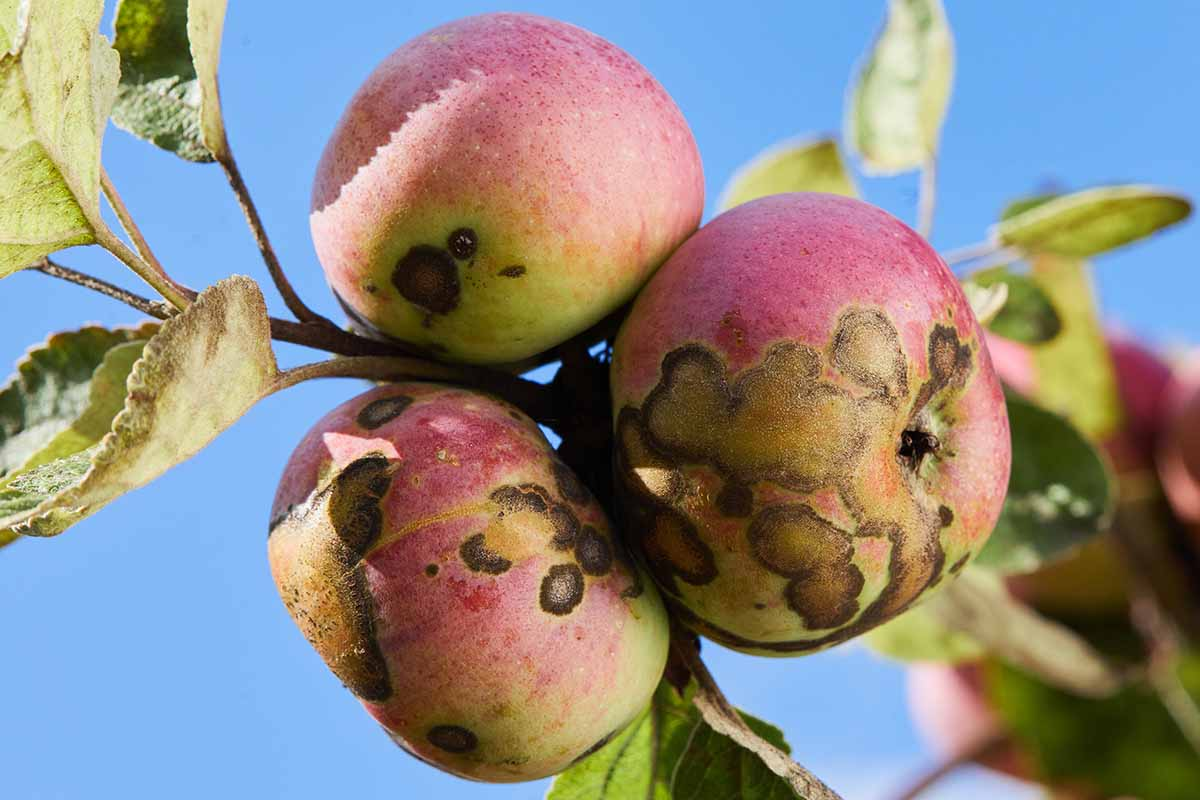
#> input picture frontend/assets/apple_scab.jpg, 1200 x 800 px
$ python -i scene_classification.py   (imports and definitions only)
#> lines starting #> are read from the running program, lines starting #| are printed output that depends on the picture
import numpy as np
from PIL import Image
import io

class SceneClassifier:
    """
    A simple classifier to detect if an image contains agricultural content (plants/farmland)
    or non-agricultural content (buildings, urban scenes, etc.)

    This uses color analysis and simple heuristics as a fallback when ML models are not available.
    """

    def __init__(self):
        self.initialized = True

    def classify_scene(self, image_path_or_bytes):
        """
        Classify whether the image shows agricultural content or non-agricultural content

        Args:
            image_path_or_bytes: Path to image file or bytes of the image

        Returns:
            dict: Classification result with type and confidence
        """
#> called with image_path_or_bytes = '../frontend/assets/apple_scab.jpg'
        try:
            # Load the image
            if isinstance(image_path_or_bytes, str):
                # Handle path string
                image = Image.open(image_path_or_bytes).convert("RGB")
#> image is the input picture: PIL image 1200x800 RGB; mean R, G, B 140.1, 137.1, 134.1
            elif hasattr(image_path_or_bytes, 'read'):
                # Handle BytesIO or file-like object
                image = Image.open(image_path_or_bytes).convert("RGB")
            else:
                # Handle raw bytes
                image = Image.open(io.BytesIO(image_path_or_bytes)).convert("RGB")

            # Resize image for faster processing
            img_small = image.resize((100, 100))
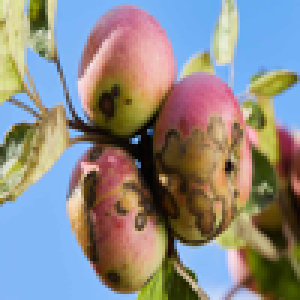
#> img_small: PIL image 100x100 RGB (shown 3 times larger); mean R, G, B 140.1, 137.1, 134.1
            img_array = np.array(img_small)

            # Extract color features
            # Calculate average RGB values
            avg_r = np.mean(img_array[:,:,0])
#> avg_r = 140.1
            avg_g = np.mean(img_array[:,:,1])
#> avg_g = 137.1
            avg_b = np.mean(img_array[:,:,2])
#> avg_b = 134.1

            # Calculate green dominance (key indicator for plants)
            green_ratio = avg_g / (avg_r + avg_b + 1e-5)
#> green_ratio = 0.5

            # Calculate color variance (buildings often have lower variance)
            color_variance = np.std(img_array)
#> color_variance = 68.86

            # Calculate edge density (buildings have more straight edges)
            edge_density = self._calculate_edge_density(img_array)
#> in _calculate_edge_density, `hor_gradient = np.abs(img_array[:, 1:, :] - img_array[:, :-1, :]).mean()`: hor_gradient = 99.51
#> in _calculate_edge_density, `ver_gradient = np.abs(img_array[1:, :, :] - img_array[:-1, :, :]).mean()`: ver_gradient = 107
#> in _calculate_edge_density, `edge_score = (hor_gradient + ver_gradient) / 2`: edge_score = 103.2
#> edge_density = 1

            # Determine scene type based on features
            is_agricultural = self._is_agricultural(green_ratio, color_variance, edge_density)
#> is_agricultural = False

            # Calculate confidence score
            if is_agricultural:
                confidence = min(90, 50 + (green_ratio * 20) + (color_variance / 30))
            else:
                confidence = min(90, 50 + (1/green_ratio * 10) + (edge_density * 40))
#> confidence = 90

            # Return classification result
            return {
                "scene_type": "agricultural" if is_agricultural else "non_agricultural",
                "confidence": float(confidence),
                "details": {
                    "green_ratio": float(green_ratio),
                    "color_variance": float(color_variance),
                    "edge_density": float(edge_density)
                }
            }

        except Exception as e:
            print(f"Error in scene classification: {str(e)}")
            # Return default classification with error
            return {
                "scene_type": "unknown",
                "confidence": 0.0,
                "error": str(e)
            }

    def _calculate_edge_density(self, img_array):
        """
        Calculate a simplified edge density metric from image array

        Args:
            img_array: Numpy array of image

        Returns:
            float: Edge density score (higher for more edges)
        """
        try:
            # Calculate horizontal and vertical gradients
            hor_gradient = np.abs(img_array[:, 1:, :] - img_array[:, :-1, :]).mean()
            ver_gradient = np.abs(img_array[1:, :, :] - img_array[:-1, :, :]).mean()

            # Combine gradients
            edge_score = (hor_gradient + ver_gradient) / 2

            # Normalize to 0-1 range (typical values are 0-50)
            return min(1.0, edge_score / 50.0)
        except:
            return 0.5  # Default value

    def _is_agricultural(self, green_ratio, color_variance, edge_density):
        """
        Determine if image is agricultural based on calculated features

        Args:
            green_ratio: Ratio of green channel to other colors
            color_variance: Variance in image colors
            edge_density: Density of edges in the image

        Returns:
            bool: True if image is likely agricultural, False otherwise
        """
        # Agricultural scenes typically have:
        # 1. Higher green ratio
        # 2. Medium to high color variance
        # 3. Lower edge density (fewer straight lines)

        # Simple decision tree
        if green_ratio > 1.1:  # Strong green dominance
            return True
        elif edge_density > 0.7 and green_ratio < 0.9:  # Many edges and not much green
            return False
        elif color_variance > 50 and green_ratio > 0.9:  # Varied colors with some green
            return True
        else:
            # Default case - use green ratio as deciding factor
            return green_ratio > 1.0

    def get_scene_guidance(self, scene_type):
        """
        Get guidance message based on scene classification

        Args:
            scene_type: Type of scene detected

        Returns:
            dict: Guidance information
        """
        if scene_type == "agricultural":
            return {
                "status": "Valid Image",
                "message": "This image appears to contain plants or agricultural content and is suitable for disease detection.",
                "action": "continue"
            }
        elif scene_type == "non_agricultural":
            return {
                "status": "Non-Agricultural Image",
                "message": "This image appears to show a building or non-plant scene. For accurate disease detection, please upload an image of plants or crops.",
                "action": "retry"
            }
        else:
            return {
                "status": "Unknown Scene",
                "message": "Unable to determine if this image contains plants. For best results, please ensure your image clearly shows the plant you want to analyze.",
                "action": "warning"
            }

# Create a singleton instance
scene_classifier = SceneClassifier()

>>> result = SceneClassifier().classify_scene('../frontend/assets/apple_scab.jpg')
#> result = 3 items

$ run again, on frontend/assets/corn_rust.jpg
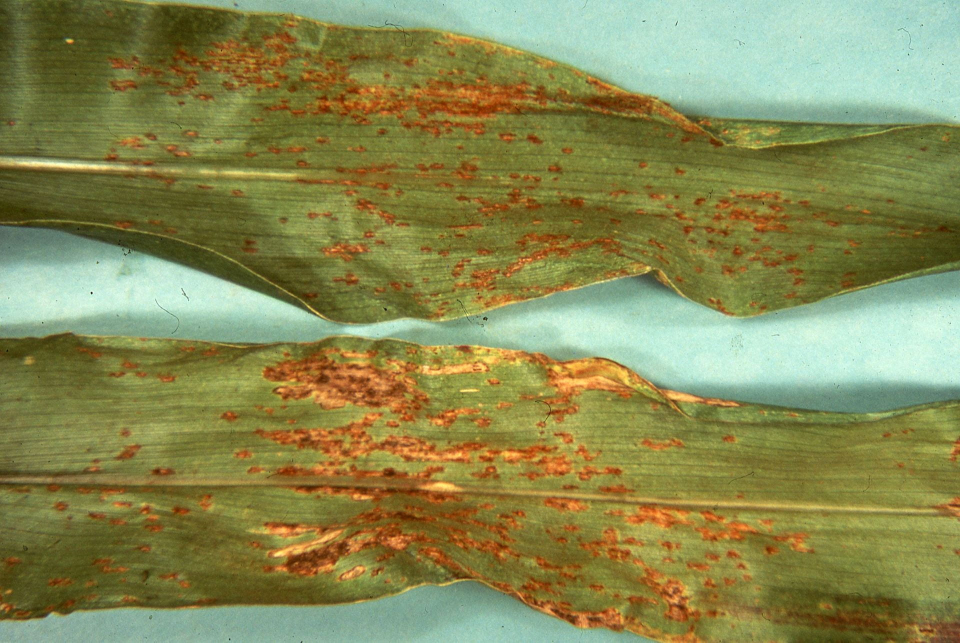
#> input picture frontend/assets/corn_rust.jpg, 1920 x 1285 px (shown at 1/2 size)
#> in classify_scene, image is the input picture: PIL image 1920x1285 RGB; mean R, G, B 136.2, 136.5, 82.2
#> in classify_scene, `img_small = image.resize((100, 100))`:
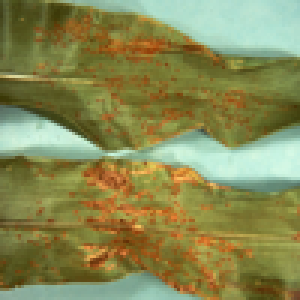
#> img_small: PIL image 100x100 RGB (shown 3 times larger); mean R, G, B 136.2, 136.5, 82.2
#> avg_r = 136.2
#> avg_g = 136.5
#> avg_b = 82.2
#> green_ratio = 0.625
#> color_variance = 54.02
#> hor_gradient = 110.9
#> ver_gradient = 123.1
#> edge_score = 117
#> edge_density = 1
#> is_agricultural = False
#> confidence = 90
#> result = 3 items

$ run again, on frontend/assets/tomato_late_blight.jpeg
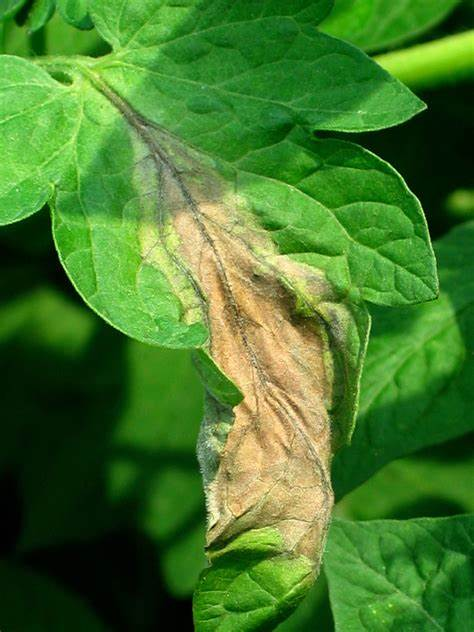
#> input picture frontend/assets/tomato_late_blight.jpeg, 474 x 632 px
#> in classify_scene, image is the input picture: PIL image 474x632 RGB; mean R, G, B 69.2, 121.6, 42.8
#> in classify_scene, `img_small = image.resize((100, 100))`:
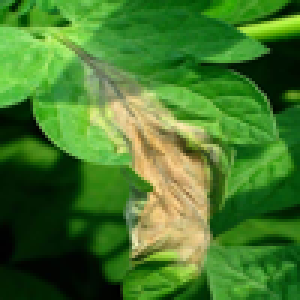
#> img_small: PIL image 100x100 RGB (shown 3 times larger); mean R, G, B 69.2, 121.6, 42.8
#> avg_r = 69.21
#> avg_g = 121.6
#> avg_b = 42.75
#> green_ratio = 1.09
#> color_variance = 65.34
#> hor_gradient = 116.1
#> ver_gradient = 121.3
#> edge_score = 118.7
#> edge_density = 1
#> is_agricultural = True
#> confidence = 73.9
#> result = 3 items
